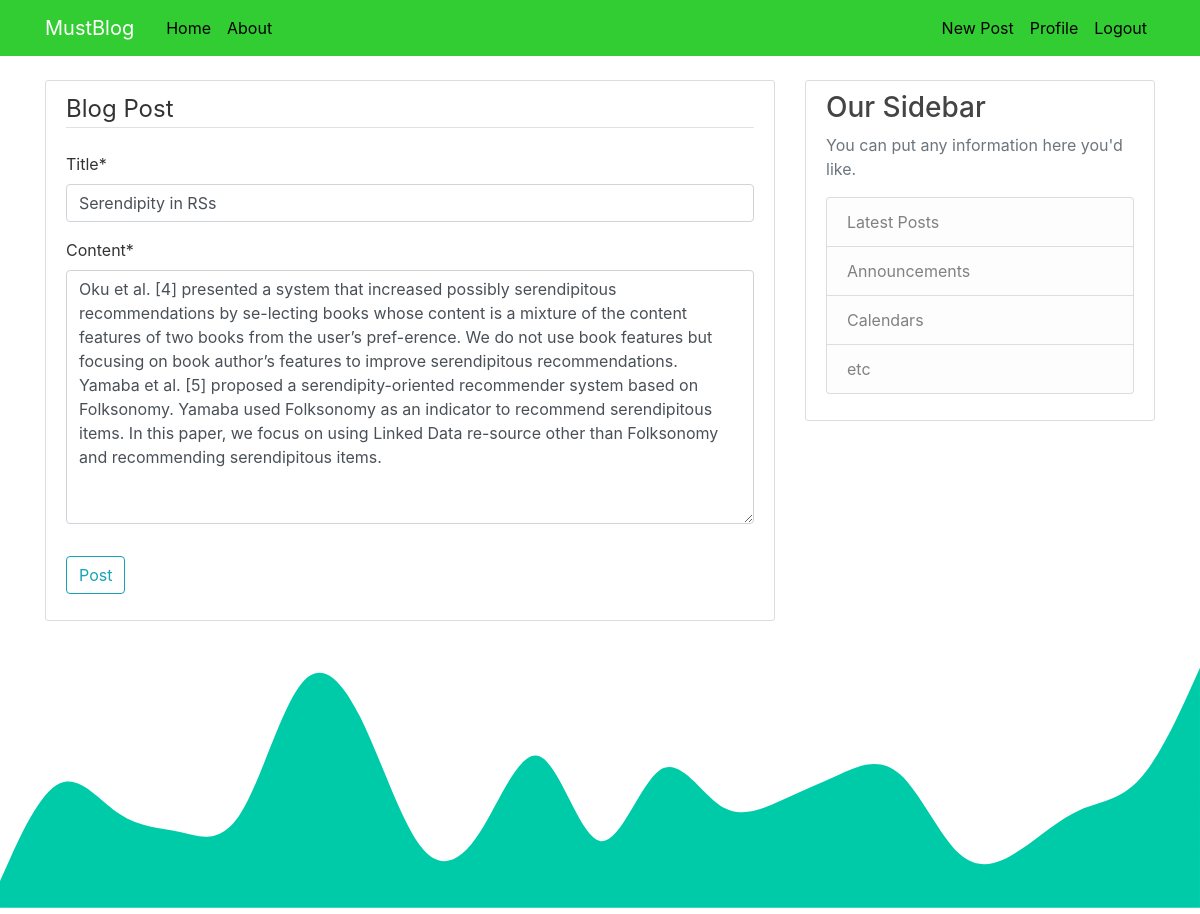
The app's page /post/1/update/ (signed in) with its own data.
### base/models.py (models this page shows, shortened)
class Posts(models.Model):
    title = models.CharField(max_length=100)
    content = models.TextField()
    date_posted = models.DateTimeField(default=timezone.now)
    author = models.ForeignKey(User, on_delete=models.CASCADE)

### base/views.py (the view, shortened to what this page needs)
# urls.py: path('post/<int:pk>/update/', PostUpdateView.as_view(), name='post-update'),
class PostUpdateView(LoginRequiredMixin, UserPassesTestMixin, UpdateView):
    model = Posts
    fields = ['title', 'content']
    def test_func(self):
        post = self.get_object()
        if self.request.user == post.author:
            return True
        return False

### base/templates/base/posts_form.html (shortened to what this page needs)
{% extends "base/base.html" %}
{% load crispy_forms_tags %}
{% block content %}
    <div class="content-section">
        <form method="POST">
            <fieldset class="form-group">
                <legend class="border-bottom mb-4">Blog Post</legend>
                {{ form|crispy }}
            </fieldset>
            <div class="form-group">
                <button class="btn btn-outline-info" type="submit">Post</button>
            </div>
        </form>
    </div>
{% endblock content %}

### base/static/base/main.css (style rules this page uses)
body { background: #ddd6f3 → #faaca8; color: #333333; margin-top: 5rem; }
.content-section { background: #ffffff; padding: 10px 20px; border: 1px solid #dddddd; border-radius: 3px; margin-bottom: 20px; }

### records on screen
Posts: title "Serendipity in RSs", content "Oku et al. [4] presented a system that increased possibly serendipitous recommendations by se-lecting books whose content is a mixture of the content features of two books from the user’s pref-erence. We do not use book features but focusing on book author’s features to improve serendipitous recommendations. Yamaba et al. [5] proposed a serendipity-oriented recommender system based on Folksonomy. Yamaba used Folksonomy as an indicator to recommend serendipitous items. In this paper, we focus on using Linked Data re-source other than Folksonomy and recommending serendipitous items."
